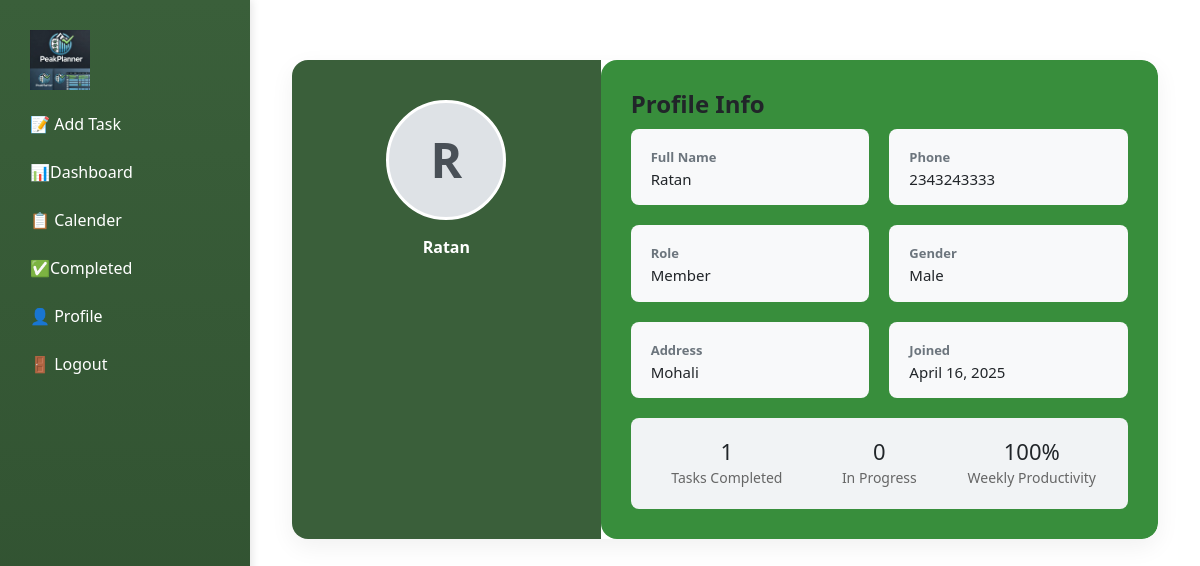
The page /profile/ (signed in) on the database its author committed.
### main/models.py (models this page shows, shortened)
class AppUser(AbstractUser,PermissionsMixin):
    email = models.EmailField(unique=True)
    name = models.CharField(max_length=100)
    phone = models.CharField(max_length=15)
    role = models.CharField(max_length=30, null=True, blank=True)
    gender = models.CharField(max_length=10, choices=[('Male', 'Male'), ('Female', 'Female'), ('Other', 'Other')], null=True, blank=True)
    profile_image = models.ImageField(upload_to='profile_images/', null=True, blank=True)
    address = models.CharField(max_length=255, default='Not Provided')
    is_superuser = models.BooleanField(default=False)
    username = None
    objects = AppUserManager()
    USERNAME_FIELD = 'email'
    REQUIRED_FIELDS = ['name', 'phone']

### main/views.py (the view)
# urls.py: path('profile/',views.profile_view, name='profile'),
def profile_view(request):
    user = request.user
    try:
        profile = Profile.objects.get(user=user)
    except Profile.DoesNotExist:
        profile = Profile(user=user)
        profile.save()
    all_tasks = Task.objects.filter(user=user)
    completed_tasks = all_tasks.filter(progress=100)
    in_progress_tasks = all_tasks.filter(progress__lt=100)
    today = datetime.today()
    start_of_week = today - timedelta(days=today.weekday())
    end_of_week = start_of_week + timedelta(days=6)
    tasks_this_week = all_tasks.filter(end_date__range=[start_of_week, end_of_week])
    completed_this_week = tasks_this_week.filter(progress=100)
    try:
        weekly_productivity = round((completed_this_week.count() / tasks_this_week.count()) * 100)
    except ZeroDivisionError:
        weekly_productivity = 0
    context = {
        'completed_tasks_count': completed_tasks.count(),
        'in_progress_count': in_progress_tasks.count(),
        'weekly_productivity': weekly_productivity,
        'profile': profile,
        'user_name': user.get_full_name() or user.name or user.email,
        'user_phone': profile.phone if profile.phone else "Not Provided",
    }
    return render(request, "profile.html", context)

### main/templates/profile.html (shortened to what this page needs)
<!DOCTYPE html>
{% load static %}
<html lang="en">
<head>
  <link href="https://cdn.jsdelivr.net/npm/bootstrap@5.3.0/dist/css/bootstrap.min.css" rel="stylesheet">
</head>
<body>
  <div class="sidebar">
    <img src="{% static 'images/WhatsApp Image 2025-02-16 at 20.58.53_22e317ee.jpg' %}" height="60px" width="60px" style="margin: 10px;">
    <ul>
      <li><a href="{% url 'addtask' %}" class="text-white text-decoration-none d-block">📝 Add Task</a></li>
      <li><a href="{% url 'dashboard_page' %}" class="text-white text-decoration-none d-block">📊Dashboard</a></li>
      <li><a href="{% url 'taskcalender' %}" class="text-white text-decoration-none d-block">📋 Calender</a>
      </li>
      <li><a href="{% url 'completed_tasks' %}" class="text-white text-decoration-none d-block">✅Completed</a></li>
      <li><a href="{% url 'profile'%}"  class="text-white text-decoration-none d-block">👤 Profile</a></li>
  <li>
    <form action="{% url 'logout' %}" method="POST" style="margin: 0; padding: 0;">
        <button type="submit" style="background: none; border: none; color: white; text-decoration: none; padding: 0; display: block; width: 100%; text-align: left;">
            🚪 Logout
        </button>
    </form>
</li>
</ul>
  </div>
  <div class="container">
    <div class="profile-wrapper">
      <div class="profile-sidebar">
        <div class="profile-picture-wrapper">
          <div id="profile-preview" class="profile-avatar">
            {% if user.profile.profile_image %}
              <img src="{{ user.profile.profile_image.url }}" alt="Profile Picture" id="profile-img" />
            {% else %}
              <div class="avatar-initial" id="avatar-initial">{{ user.get_full_name|default:user.email|first|upper }}</div>
            {% endif %}
          </div>
          <span class="fw-semibold text-white" style="margin-top: 5px; display: inline-block;">
            {{ user.name }}
          </span>
        </div>
      </div>
      <div class="profile-main">
        <h4>Profile Info</h4>
        <div class="info-grid">
          <div class="info-item">
            <label>Full Name</label>
            <p>{{ user.name }}</p>
          </div>
          <div class="info-item">
            <label>Phone</label>
            <p>{{ user.phone|default:"Not Provided" }}</p>
          </div>
          <div class="info-item">
            <label>Role</label>
            <p>{{ user.role|default:"Member" }}</p>
          </div>
          <div class="info-item">
            <label>Gender</label>
            <p>{{ user.gender|default:"Not Provided" }}</p>
          </div>
          <div class="info-item">
            <label>Address</label>
            <p>{{ user.address|default:"Not Provided" }}</p>
          </div>
          <div class="info-item">
            <label>Joined</label>
            <p>{{ user.date_joined|date:"F j, Y" }}</p>
          </div>
        </div>
        <div class="stats-box">
          <div>
            <h5>{{ completed_tasks_count }}</h5>
            <span>Tasks Completed</span>
          </div>
          <div>
            <h5>{{ in_progress_count }}</h5>
            <span>In Progress</span>
          </div>
          <div>
            <h5>{{ weekly_productivity }}%</h5>
            <span>Weekly Productivity</span>
          </div>
        </div>
      </div>
    </div>
  </div>
</body>
</html>

### main/templates/profile.html (style rules this page uses)
.profile-avatar img, .profile-avatar .avatar-initial { width: 120px; height: 120px; border-radius: 50%; object-fit: cover; border: 3px solid #fff; background-color: #dee2e6; display: flex; justify-content: center; align-items: center; font-size: 48px; font-weight: bold; color: #495057; margin: 0 auto 10px; }
.profile-wrapper { max-width: 1000px; margin: 60px auto; background: white; border-radius: 16px; box-shadow: 0 8px 24px rgba(0, 0, 0, 0.06); overflow: hidden; display: flex; flex-direction: column; }
@media (min-width: 768px) { .profile-wrapper { flex-direction: row; } }
.profile-sidebar { background: #3a5f3a; color: white; padding: 40px 30px; flex: 1; text-align: center; position: relative; }
.profile-main { flex: 2; padding: 30px; background-color: #388e3c; border-radius: 16px; }
.profile-main h4, .section-title { font-weight: 600; margin-bottom: 10px; }
.info-grid { display: grid; grid-template-columns: 1fr 1fr; gap: 20px; }
.info-item { background-color: #f8f9fa; padding: 15px 20px; border-radius: 8px; }
.info-item label { font-size: 13px; font-weight: 600; color: #6c757d; }
.info-item p { margin: 0; font-size: 15px; }
.stats-box { display: flex; justify-content: space-between; background-color: #f1f3f5; border-radius: 8px; padding: 20px; margin-top: 20px; text-align: center; }
.stats-box div { flex: 1; }
.stats-box h5 { margin: 0; font-size: 22px; }
.stats-box span { font-size: 14px; color: #666; }
.sidebar { width: 250px; height: 100vh; background: linear-gradient(180deg, #3a5f3a, #2f4f2f); padding: 20px; color: white; position: fixed; top: 0; left: 0; box-shadow: 2px 0px 8px rgba(0, 0, 0, 0.1); }
.sidebar ul { list-style: none; padding: 0; }
.sidebar ul li { padding: 12px 10px; cursor: pointer; color: #f0f0f0; border-radius: 5px; transition: 0.3s ease; }
.profile-wrapper { margin-left: 250px; }

### rows shown on the page
AppUser: get_full_name|first "R", name "Ratan", phone "2343243333", role "Member", gender "Male", address "Mohali", date_joined "April 16, 2025"

### other values the page prints
{{ completed_tasks_count }} "1"
{{ in_progress_count }} "0"
{{ weekly_productivity }} "100"
